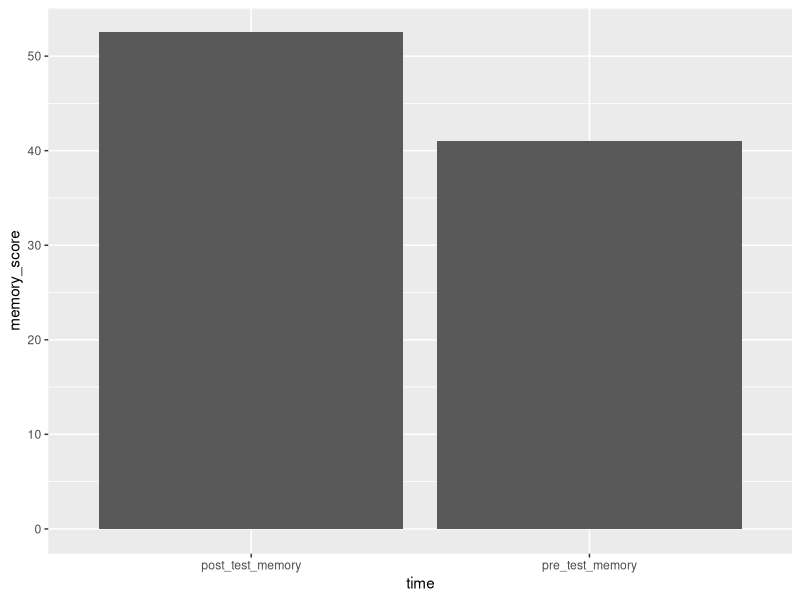
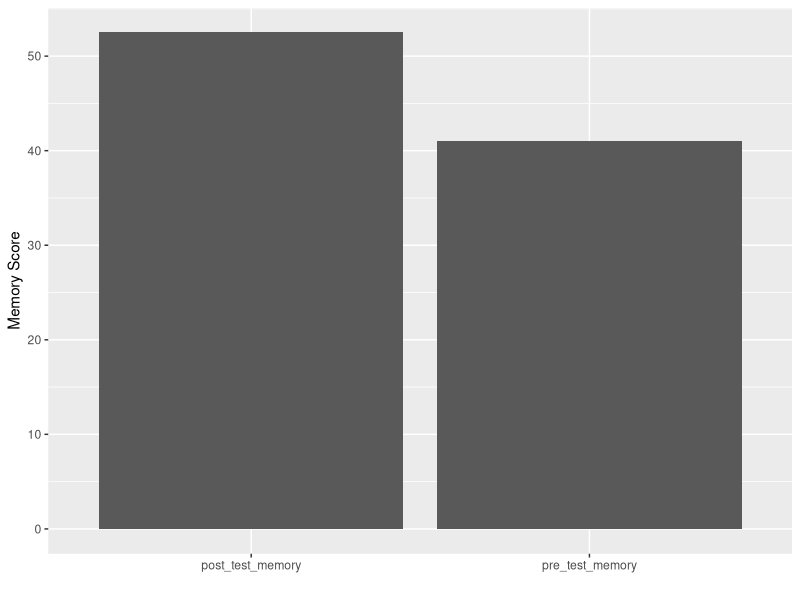
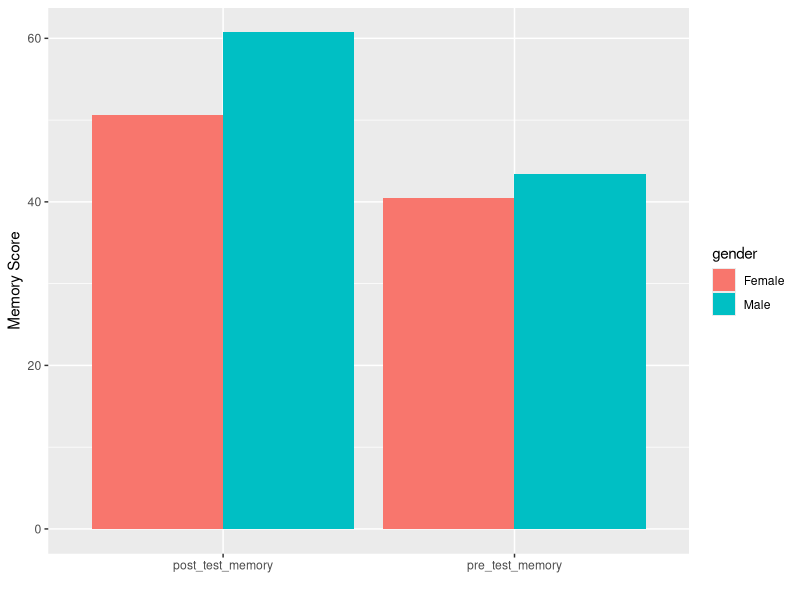
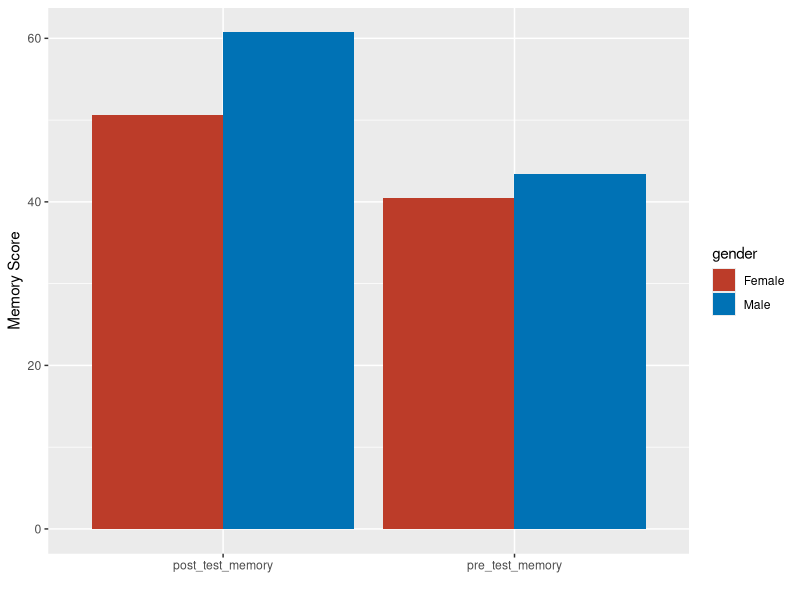
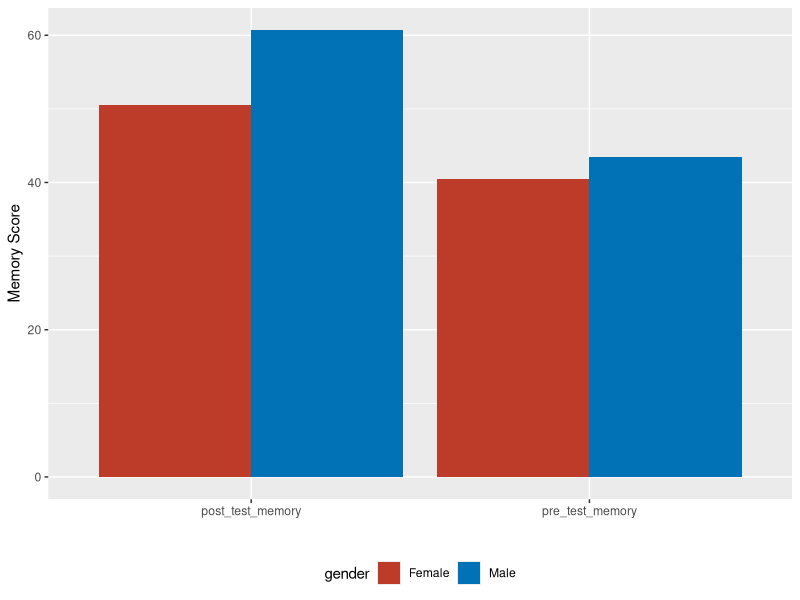

These charts were generated, in order, by the following R code:

# Load the libraries
library(tidyverse)
library(ggsci)
library(here)

# read a data called "memory_data.csv" from the "cleaned_data" folder.
memory_data <- read_csv(here("cleaned_data","memory_data.csv"))
memory_data

# 1. Exclude subject number 3
memory_data %>% filter(subject != "subj3")

# 2. Remove the age column. We do not need it.
memory_data %>% select(-age)

# 3. Calculate the memory_score mean for pre_test_memory and post_test_memory separately. Hing: Use group_by and then summarise
memory_data %>%
  group_by(time) %>%
  summarise(memory_mean= mean(memory_score, na.rm=T))

# 4. Change "pre_test_memory" to "Pre Test" and "post_test_memory" to "Post Test". Hint: Use mutate and case_when
memory_data %>%
  mutate(time= case_when(time == 'pre_test_memory' ~ "Pre Test", T~ "Post Test"))

# 5. Draw a bar plot and put time on the x-axis and memory score on the y-axis
memory_data %>% ggplot(aes(x= time, y=memory_score)) +
  geom_bar(stat = "summary", fun = "mean", position = "dodge")

# 6. Change the labels to something meaningful and more beautiful
memory_data %>% ggplot(aes(x= time, y=memory_score)) +
  geom_bar(stat = "summary", fun = "mean", position = "dodge")+
  labs(x= '', y= "Memory Score")

# 7. Add the gender to the graph. In other words, draw the same bar_plots but with different bars for each gender next to each other. Hint: Use "fill=..."
memory_data %>% ggplot(aes(x= time, y=memory_score, fill= gender)) +
  geom_bar(stat = "summary", fun = "mean", position = "dodge")+
  labs(x= '', y= "Memory Score")

# 8. Use different colors for the graph. Hing: Use the ggsci package for coloring
memory_data %>% ggplot(aes(x= time, y=memory_score, fill= gender)) +
  geom_bar(stat = "summary", fun = "mean", position = "dodge")+
  labs(x= '', y= "Memory Score") +
  scale_fill_nejm()

# 9. Change the legend position and put it under the plot. Google "Change legend position ggplot" and look for a website called stackoverflow.com among the google results.   
memory_data %>% ggplot(aes(x= time, y=memory_score, fill= gender)) +
  geom_bar(stat = "summary", fun = "mean", position = "dodge")+
  labs(x= '', y= "Memory Score") +
  scale_fill_nejm() +
  theme(legend.position = "bottom")
